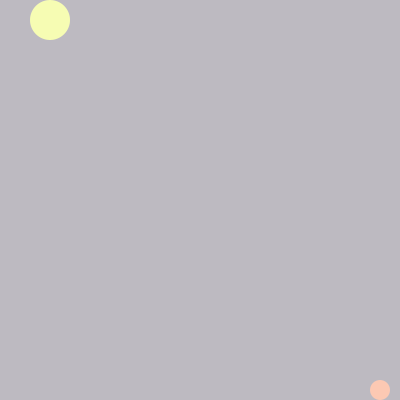
Frame 1 (no input)
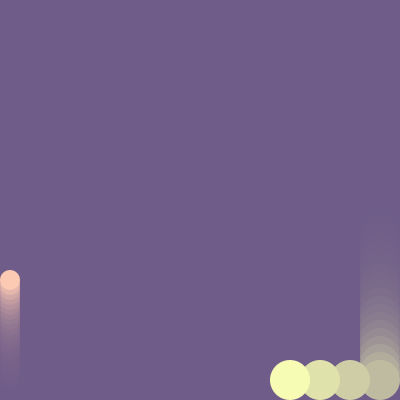
Frame 60 (the mouse pressed at the canvas centre just before this capture)
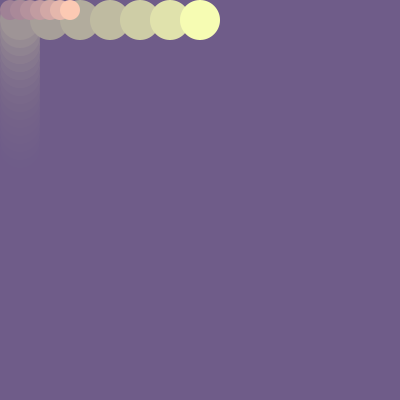
Frame 120 (the mouse held since frame 60 and released just before this capture)

The Processing sketch that drew these frames (run headless with seeded random() and noise(); from frame 60 on, the mouse is pressed at the canvas centre):

// Processing sketch: processing_131602
// ── processing_131602.pde

// homework 5
// copyright Josh Kim gyeongyk
////code is partially adapted from Christopher Henley

float x, y, diam, speedX, speedY;
float a, b, diam2, speedA, speedB;
color ellipse1, ellipse2;

void setup()
{
  size(400, 400);
  
  x = 0;
  y = 0;
  diam = 40;
  speedX = 30;
  speedY = 8;
  ellipse1 = color(246, 252, 179);
  
  a = 380;
  b = 380;
  diam2 = 20;
  speedA = 10;
  speedB = 5;
  ellipse2 = color(252, 201, 179);
}

void draw()
{
  prepWindow();
  moveFigures();
  drawFigures();
}

void prepWindow()
{
  fill(111, 90, 133, 40);
  noStroke();
  rect(0, 0, width, height);
}

void drawFigures()
{
  ellipseMode(CORNER);
  figure(x, y, diam);
  figure(a, b, diam2, ellipse2);
}

//1st ellipse
void figure(float x, float y, float diam)
{
  noStroke();
  fill(ellipse1);
  ellipse(x, y, diam, diam);
}

//2nd ellipse
void figure(float a, float b, float diam2, color ellipse2)
{
  noStroke();
  fill(ellipse2);
  ellipse(a, b, diam2, diam2);
}

void moveFigures()
{
  if ((x < width - diam) && (y == height - height)) {
    x += speedX;
  }
  else if ((x > width - width) && (y >= height - diam)) {
    x -= speedX;
  }
  else if ((x >= width - diam) && (y <= height - diam)) {
    y += speedY;
  }
  else if ((x <= diam) && (y > height - height)) {
    y -= speedY;
  }
 
    
  //ellipse 2
  if ((a < width - diam2) && (b == height - height)) {
    a += speedA;
  }
  else if ((a > width - width) && (b >= height - diam2)) {
    a -= speedA;
  }
   else if ((a >= width - diam2) && (b <= height - diam2)) {
    b += speedB;
  }
  else if ((a <= diam2) && (b > height - height)) {
    b -= speedB;
  }
}
